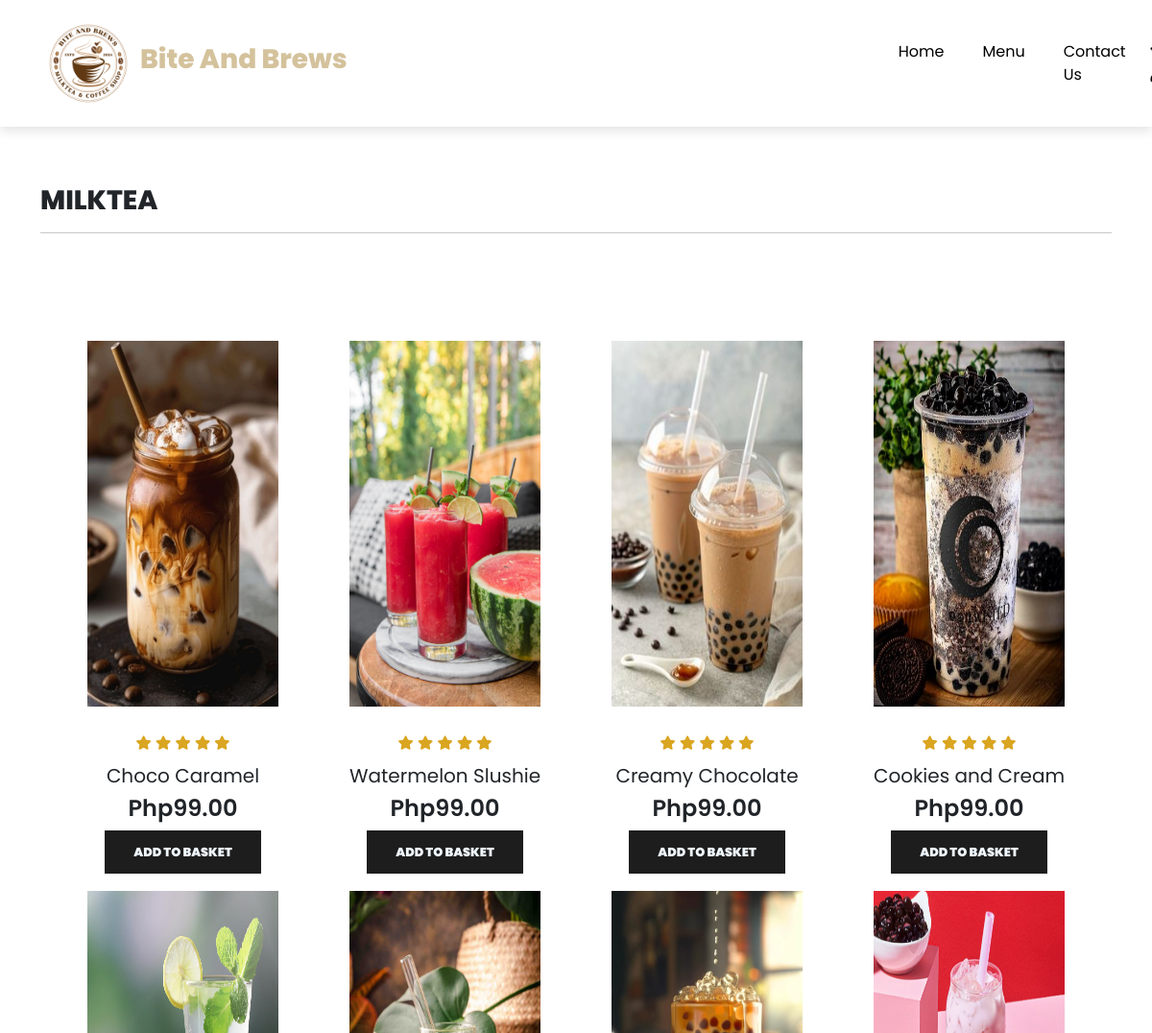
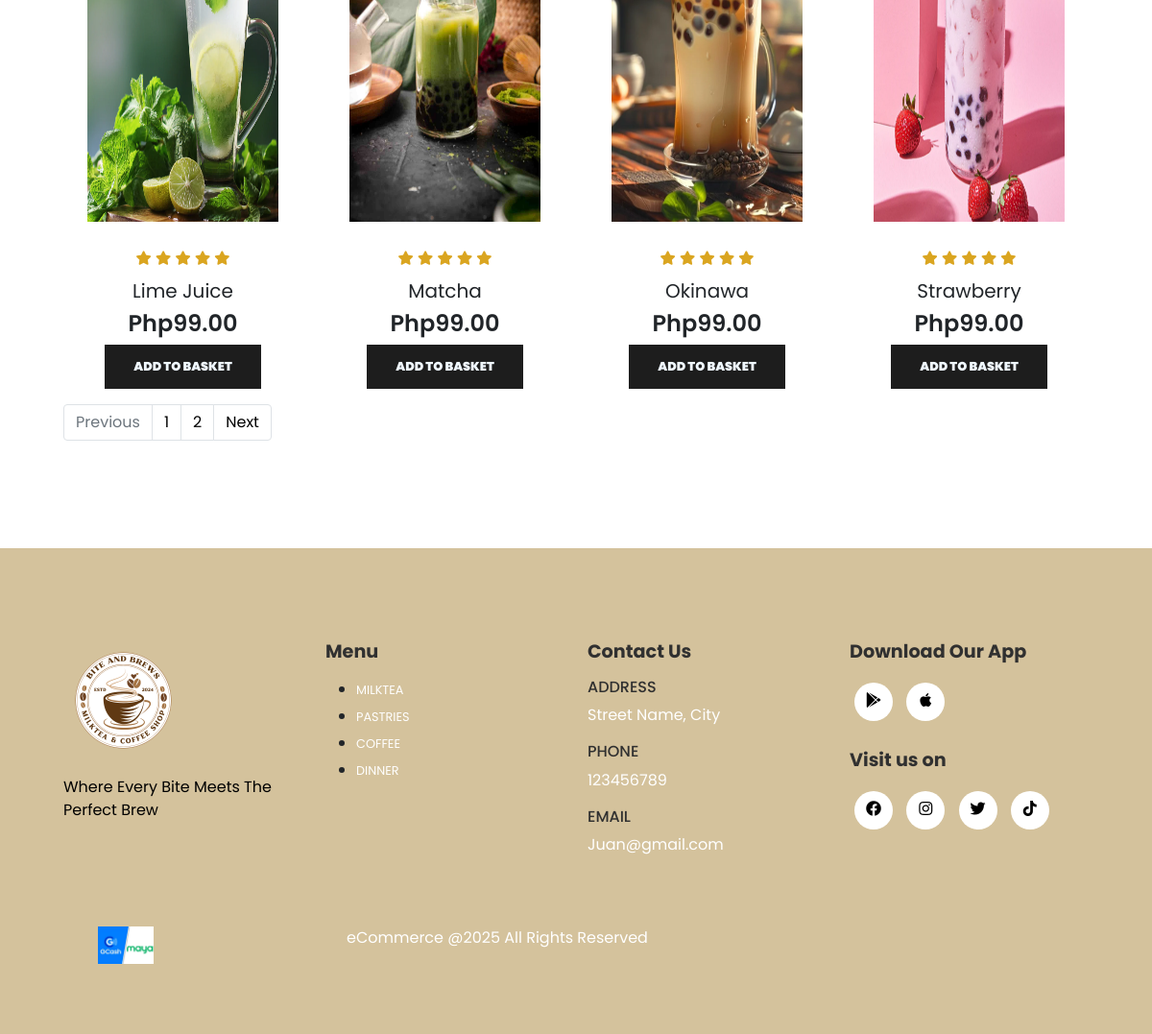
The app's page /milktea.php with its own data (2 pictures, top to bottom).
### tables this page shows
CREATE TABLE `products` (
  `product_id` int(11) NOT NULL,
  `product_name` varchar(70) NOT NULL,
  `product_category` varchar(70) NOT NULL,
  `product_description` varchar(120) NOT NULL,
  `product_img` varchar(70) NOT NULL,
  `product_img1` varchar(70) NOT NULL,
  `product_img2` varchar(70) NOT NULL,
  `product_img3` varchar(70) NOT NULL,
  `product_img4` varchar(70) NOT NULL,
  `product_price` decimal(10,2) NOT NULL,
  `is_deleted` int(11) NOT NULL
);

### milktea.php (the view, shortened to what this page needs)
<?php
include('layouts/header.php');
include_once("conn/connection.php");
        if(isset($_GET['page_no']) && $_GET['page_no'] !=""){
            $page_no = $_GET['page_no'];
        }else{
            $page_no =1;
        }
        $stmt1 = $conn->prepare("SELECT COUNT(*) AS total_records
                     FROM products
                     WHERE product_category = 'Milktea'
                     AND is_deleted = FALSE");
        $stmt1->execute();
        $stmt1->bind_result($total_records);
        $total_records_per_page = 8;
        $offset = ($page_no-1) * $total_records_per_page;
        $total_no_of_pages = ceil($total_records/$total_records_per_page);
        $stmt2 = $conn->prepare("SELECT * FROM products
                     WHERE product_category = 'Milktea'
                     AND is_deleted = FALSE
                     LIMIT $offset, $total_records_per_page");
        $stmt2->execute();
        $products = $stmt2->get_result();
?>
    <section id="must-try" class="my-5 py-5">
        <div class="container mt-5 py-5">
        <h3>MILKTEA</h3>
        <hr>
        </div>
        <div class="row mx-auto container">
        <?php while($row= $products->fetch_assoc()){ ?>
        <div onclick="window.location.href='single_menu.php';" class="product text-center col-lg-3 col-md-4 col-sm-12 mt-5 mb-5">
            <img class="img-fluid mb-3" src="assets/imgs/<?php echo $row['product_img'];?>"/>
            <div class="star">
            <i class="fas fa-star"></i>
            <i class="fas fa-star"></i>
            <i class="fas fa-star"></i>
            <i class="fas fa-star"></i>
            <i class="fas fa-star"></i>
            </div>
            <h5 class="b-name"><?php echo $row['product_name']; ?></h5>
            <h4 class="b-price">Php<?php echo $row['product_price']; ?></h4>
            <a href=<?php echo "single_menu.php?product_id=". $row['product_id'] ?>><button class="order-btn">Add To Basket</button></a>
        </div>
        <?php }?>
        <nav aria-label="Page navigation example">
            <ul class="pagination mt-5">
                <li class="page-item <?php if($page_no<=1){echo 'disabled';}?>">
                <a class="page-link" href="<?php if($page_no <=1){echo '#';}else{echo "?page_no=".($page_no-1);}?>">Previous</a>
                </li>
                <li class="page-item"><a class="page-link" href="?page_no=1">1</a></li>
                <li class="page-item"><a class="page-link" href="?page_no=2">2</a></li>
                <li class="page-item <?php if($page_no >= $total_no_of_pages){echo 'disabled';}else?>">
                <a class="page-link" href="<?php if($page_no >= $total_no_of_pages){echo '#';}else {echo "?page_no=".($page_no+1);}?>">Next</a></li>
            </ul>
        </div>
    </section>
<?php include('layouts/footer.php');?>

### layouts/header.php (shortened to what this page needs)
<!DOCTYPE html>
<html lang="en">
<head>
    <link href="https://cdn.jsdelivr.net/npm/bootstrap@5.1.3/dist/css/bootstrap.min.css" rel="stylesheet">
    <link rel="stylesheet" href="https://use.fontawesome.com/releases/v5.15.4/css/all.css"/>
    <link rel="stylesheet" href="assets/css/style.css?v=13">
</head>
<body>
    <nav class="navbar navbar-expand-lg navbar-light bg-white py-3 fixed-top">
        <div class="container">
          <a href="index.php"><img class="logo1" src="assets/imgs/logo.jpg"></a>
          <div class="brand text-nowrap mx-1">
          <h3>Bite And Brews</h3>
          </div>
          <div class="collapse navbar-collapse nav-button" id="navbarSupportedContent">
            <ul class="navbar-nav me-auto mb-2 mb-lg-0">
              <li class="nav-item">
                <a class="nav-link" href="index.php">Home</a>
              </li>
              <li class="nav-item">
                <a class="nav-link" href="menu.php">Menu</a>
              </li>
              <li class="nav-item">
                <a class="nav-link" href="contact.php">Contact Us</a>
              </li>
              <li class="nav-item">
                <a class="icon" href="cart.php"><i class="fas fa-shopping-basket"></i></a>
                <a class="icon" href="account.php"><i class="fas fa-user"></i></a>
              </li>
            </ul>
          </div>
        </div>
      </nav>

### layouts/footer.php (shortened to what this page needs)
<!DOCTYPE html>
<html lang="en">
<head>
    <link href="https://cdn.jsdelivr.net/npm/bootstrap@5.1.3/dist/css/bootstrap.min.css" rel="stylesheet">
    <link rel="stylesheet" href="https://use.fontawesome.com/releases/v5.15.4/css/all.css"/>
    <link rel="stylesheet" href="assets/css/style.css?=v13">
</head>
      <footer class="mt-5 py-5">
        <div class="row container mx-auto pt-5">
          <div class="product col-lg-3 col-md-4 col-sm-12">
            <img class="logo2" src="assets/imgs/logo.jpg">
            <p class="text pt-3">Where Every Bite Meets The Perfect Brew</p>
          </div>
          <div class="product col-lg-3 col-md-4 col-sm-12">
            <h5 class="pb-2">Menu</h5>
            <ul class="text-uppercase">
            <li><a href="">Milktea</a></li>
            <li><a href="">Pastries</a></li>
            <li><a href="">Coffee</a></li>
            <li><a href="">Dinner</a></li>
            </ul>
          </div>
          <div class="product col-lg-3 col-md-4 col-sm-12">
            <h5 class="pb-2">Contact Us</h5>
            <div>
              <h6 class="text-uppercase">Address</h6>
              <p>Street Name, City</p>
            </div>
              <div>
              <h6 class="text-uppercase">Phone</h6>
              <p>123456789</p>
            </div>
              <div>
              <h6 class="text-uppercase">Email</h6>
              <p>Juan@gmail.com</p>
            </div>
          </div>
           <div class="soc-med col-lg-3 col-md-5 col-sm-12 mb-4 text-nowrap">
            <h5 class="pb-2">Download Our App</h5>
            <div class="row">
              <div class="col-lg-3 col-md-5 col-sm-12 mb-4">
              <a href=""><i class="fab fa-google-play"></i></a>
              <a href=""><i class="fab fa-apple"></i></a>
            </div>
           </div>
            <h5 class="pb-2">Visit us on</h5>
              <div class="col-lg-3 col-md-5 col-sm-12 mb-4">
              <a href=""><i class="fab fa-facebook"></i></a>
              <a href=""><i class="fab fa-instagram"></i></a>
              <a href=""><i class="fab fa-twitter"></i></a>
              <a href=""><i class="fab fa-tiktok"></i></a>
          </div>
        </div>
        <div class="copyright mt-5">
          <div class="row container mx-auto">
            <div class="col-lg-3 col-md-5 col-sm-12 mb-4">
              <img src="assets/imgs/payment.jpg">
            </div>
             <div class="col-lg-3 col-md-5 col-sm-12 mb-4 text-nowrap mb-2 mx-1">
              <p>eCommerce @2025 All Rights Reserved</p>
            </div>
            </div>
          </div>
        </div>
      </footer>
</body>
</html>

### assets/css/style.css (style rules this page uses)
.nav-button { margin-left: 550px; }
* { margin: 0; padding: 0; box-sizing: border-box; }
body { font-family: 'Poppins',sans-serif; }
h3 { font-size: 1.5 rem; font-weight: 800; }
h4 { font-size: 1.2 rem; font-weight: 600; }
h5 { font-size: 1 rem; font-weight: 400; }
h6 { color:#D8D8D8; }
button { font-size: 0.8rem; font-weight: 900; outline: none; border: none; background-color: #1d1d1d; color: aliceblue; padding: 13px 30px; text-transform: uppercase; cursor: pointer; transition: 0.5s ease; }
.navbar { font-size: 16px; padding-top: 2 rem !important; padding-bottom: 2 rem !important; top:0; left: 0; box-shadow: 0 5px 10px rgba(0, 0, 0, 0.1); }
.navbar-light .navbar-nav .nav-link { padding: 0 20px; color: black; transition: 0.4s ease; }
.navbar-light .navbar-nav .icon { color: black; }
.navbar i { font-size:1.2rem; padding: 0 0.7px; transition: 0.4s ease; cursor:pointer; margin-left: 5px; }
#must-try .product img { height: 80%; width: 80%; }
.product { cursor: pointer; }
.product img { transition: 0.3s all; }
.star { padding: 10px 0; }
.star i { font-size: 0.9rem; color: goldenrod; }
footer { background-color: #d4c29c; }
footer h5 { color: #303030; font-weight: 700; font-size: 1.2rem; }
footer h6 { color: #303030; }
footer li { padding-bottom: 4px; }
footer li a { font-size: 0.8rem; color: #ffffff; text-decoration: none; }
footer .soc-med a { color: #000000; height: 40px; width: 40px; background-color: #ffffff; display: inline-block; text-align: center; line-height: 38px; border-radius: 50%; transition: 0.3s ease; margin: 5px 5px; }
footer p { color: #ffffff; }
footer .text { color: #000000; }
footer .copyright img { width:25%; }
.logo1 { width: 100px; }
.logo2 { width: 50%; }
.navbar .brand { color: #d4c29c; }
.container { margin-bottom: 0; }
.pagination a { color: #000000; }

### records on screen
products: product_img (picture), product_name "Choco Caramel", product_price "99.00"
products: product_img (picture), product_name "Watermelon Slushie", product_price "99.00"
products: product_img (picture), product_name "Creamy Chocolate", product_price "99.00"
products: product_img (picture), product_name "Cookies and Cream", product_price "99.00"
products: product_img (picture), product_name "Lime Juice", product_price "99.00"
products: product_img (picture), product_name "Matcha", product_price "99.00"
products: product_img (picture), product_name "Okinawa", product_price "99.00"
products: product_img (picture), product_name "Strawberry", product_price "99.00"
